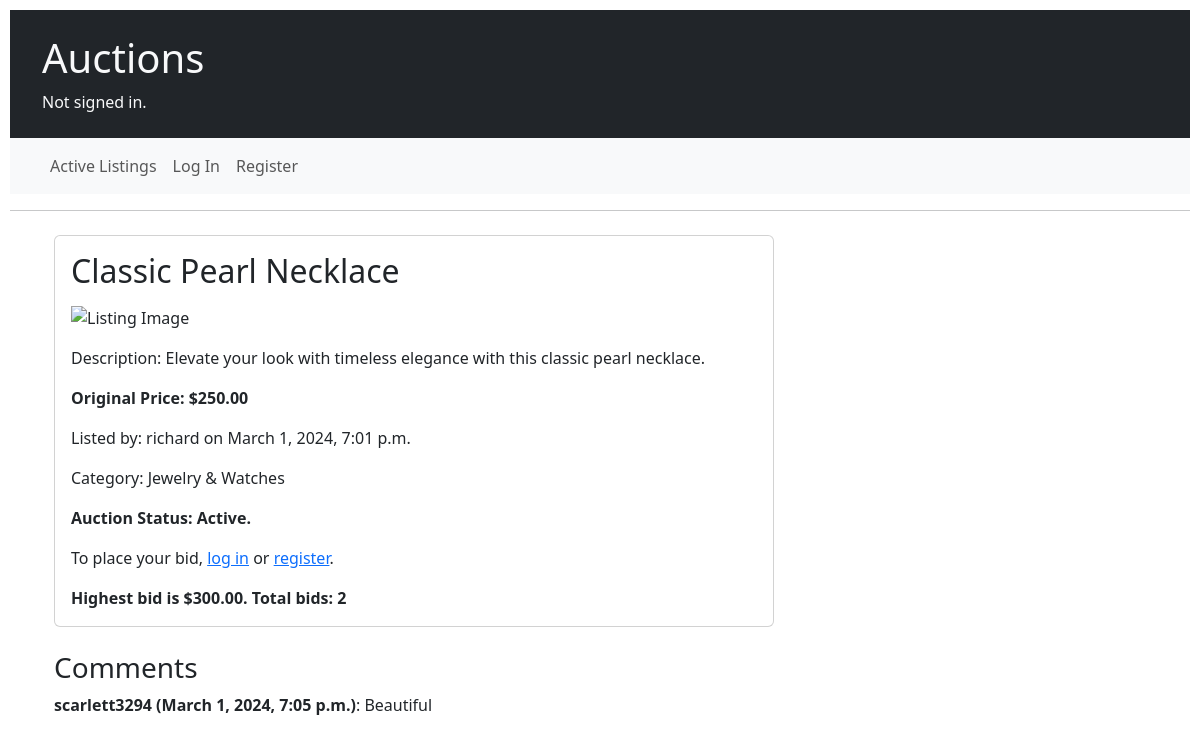
The page /listings/21 on the database its author committed.
### auctions/models.py (models this page shows)
class Auction(models.Model):
    title = models.CharField(max_length=60)
    description = models.TextField()
    image = models.URLField(blank=True)
    category = models.ForeignKey(Category, on_delete=models.SET_NULL, null=True, blank=True)
    creator = models.ForeignKey(User, on_delete=models.CASCADE, related_name="listings")
    date_created = models.DateTimeField(auto_now_add=True)
    price = models.DecimalField(max_digits=10, decimal_places=2)
    starting_bid = models.DecimalField(max_digits=10, decimal_places=2)
    active = models.BooleanField(default=True)
    winner = models.ForeignKey(User, on_delete=models.SET_NULL, null=True, blank=True, related_name="won_auctions")

class User(AbstractUser):
    pass

class Category(models.Model):
    name = models.CharField(max_length=60)
    def __str__(self):
        return self.name

class Bid(models.Model):
    listing = models.ForeignKey(Auction, on_delete=models.CASCADE, related_name="bids")
    bidder = models.ForeignKey(User, on_delete=models.CASCADE, related_name="bids")
    date_created = models.DateTimeField(auto_now_add=True)
    bid_amount = models.DecimalField(max_digits=10, decimal_places=2)

class Comment(models.Model):
    listing = models.ForeignKey(Auction, on_delete=models.CASCADE, related_name="comments")
    commenter = models.ForeignKey(User, on_delete=models.CASCADE, related_name="comments")
    content = models.TextField()
    date_created = models.DateTimeField(auto_now_add=True)

### auctions/views.py (the view, shortened to what this page needs)
# urls.py: path("listings/<int:listing_id>", views.listing_view, name="listing"),
def listing_view(request, listing_id):
    try:
        listing = Auction.objects.get(pk=listing_id)
    except Auction.DoesNotExist:
        raise Http404("Listing does not exist")
    highest_bid = Bid.objects.filter(listing=listing).order_by("-bid_amount").first()
    total_bids = Bid.objects.filter(listing=listing).count()
    user_bid = None
    if request.user.is_authenticated:
        user_bid = Bid.objects.filter(listing=listing, bidder=request.user).order_by("-date_created").first()
    is_in_watchlist = False
    if request.user.is_authenticated:
        is_in_watchlist = Watchlist.objects.filter(user=request.user, listing=listing).exists()
    comments = Comment.objects.filter(listing=listing)
    return render(request, "auctions/listing.html",{
        "listing": listing,
        "highest_bid": highest_bid,
        "total_bids": total_bids,
        "is_in_watchlist": is_in_watchlist,
        "comments": comments,
        "user_bid": user_bid
    })

### auctions/templates/auctions/listing.html (shortened to what this page needs)
{% extends "auctions/layout.html" %}
{% block body %}
    <div class="container">
        <div class="row">
            <div class="col-md-8">
                <div class="card">
                    <div class="card-body">
                        <h2 class="card-title">{{ listing.title }}</h2>
                        <div class="listing-details">
                            {% if listing.image %}
                                <img src="{{ listing.image }}" alt="Listing Image" class="img-fluid mb-3">
                            {% endif %}
                            <p class="card-text">Description: {{ listing.description }}</p>
                            <p class="card-text"><strong>Original Price: ${{ listing.starting_bid }}</strong></p>
                            <p class="card-text">Listed by: {{ listing.creator }} on {{listing.date_created}}</p>
                            <p class="card-text">Category: {{ listing.category }}</p>
                            <p class="card-text"><strong>Auction Status:
                                {% if listing.active == True %}
                                    Active.
                                {% else %}
                                    Closed.
                                {% endif %}
                            </strong></p>
                            {% if user.is_authenticated and listing.active and listing.creator != user %}
                                <form method="POST" class="mb-3">
                                    {% csrf_token %}
                                    <div class="form-group">
                                        <input type="number" name="bid_amount" id="bid_amount" class="form-control" placeholder="Your bid" min="{{ listing.starting_bid }}" required>
                                    </div>
                                    <p></p>
                                    <button type="submit" class="btn btn-primary">Place Bid</button>
                                </form>
                            {% elif not user.is_authenticated %}
                                <p>To place your bid, <a href="{% url 'login' %}">log in</a> or <a href="{% url 'register' %}">register</a>.</p>
                            {% endif %}
                            {% if total_bids %}
                                <p class="card-text"><strong>Highest bid is ${{ highest_bid.bid_amount }}. Total bids: {{ total_bids }}</strong></p>
                            {% else %}
                                <p class="card-text"><strong>No bids placed on this listing.</strong></p>
                            {% endif %}
                        </div>
                    </div>
                </div>
                <div class="comments-section mt-4">
                    <h3>Comments</h3>
                    <ul class="list-unstyled">
                        {% for comment in comments %}
                            <li class="mb-3">
                                <p class="mb-0"><strong>{{ comment.commenter }} ({{ comment.date_created }})</strong>: {{ comment.content }}</p>
                            </li>
                        {% endfor %}
                    </ul>
                </div>
            </div>
        </div>
    </div>
{% endblock %}

### auctions/static/auctions/styles.css (style rules this page uses)
body { padding: 10px; }

### rows shown on the page
Auction: title "Classic Pearl Necklace", description "Elevate your look with timeless elegance with this classic pearl necklace.", starting_bid "250.00", creator "richard", date_created "March 1, 2024, 7:01 p.m.", category "Jewelry & Watches"
Bid: bid_amount "300.00"
Comment: commenter "scarlett3294", date_created "March 1, 2024, 7:05 p.m.", content "Beautiful"

### other values the page prints
{{ total_bids }} "2"
